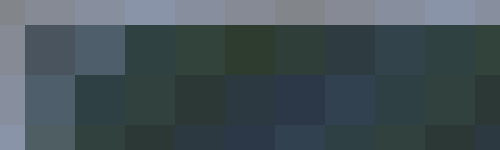
Frame 1 (no input)
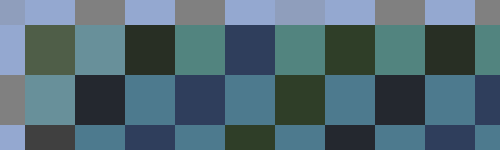
Frame 60 (the mouse pressed at the canvas centre just before this capture)
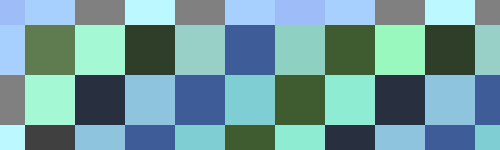
Frame 120 (the mouse held since frame 60 and released just before this capture)

The Processing sketch that drew these frames (run headless with seeded random() and noise(); from frame 60 on, the mouse is pressed at the canvas centre):

// Processing sketch: processing_166792
// ── processing_166792.pde

float[][]eColor=new float[4][11];  //color
float[][] speed = {{10,20,30,40,30,20,10,20,30,40,30},
                   {20,30,40,30,20,10,20,30,40,30,20}, 
                   {30,40,30,20,10,20,30,40,30,20,10}, 
                   {40,30,20,10,20,30,40,30,20,10,20}};  //speed

void setup() {  //setup
  size(500,150);
  background(255);
  smooth();
  noStroke();
  fill(0);
  rectMode(CENTER);
    for (int y= 0;y<4;y++){
      for (int x=0;x<11;x++){
        eColor[y][x] = 0;    //Color=black
      }
    }
}

void draw(){  //draw
  background(255);
  for (int y = 0; y < 4; y ++) {
     for (int x = 0; x < 11; x ++) {
      eColor[y][x] += speed[y][x];  //color change
      //color>255,or,color<0...
      if (eColor[y][x]>255||eColor[y][x]<0)speed[y][x] = -speed[y][x];
      fill(eColor[y][x]/2,eColor[y][x],eColor[y][x]*2,127);
      rect(x*50,y*50,50,50);
      fill(eColor[y][x],eColor[y][x]*2,eColor[y][x]/2,127);
      rect(x*50+50,y*50+50,50,50);    
      fill(eColor[y][x]/2,eColor[y][x],eColor[y][x]*2,127);
      rect(x*50+100,y*50+100,50,50);
      fill(eColor[y][x],eColor[y][x]*2,eColor[y][x]/2,127);
      rect(x*50+150,y*150+50,50,50);
    }
  }
}
